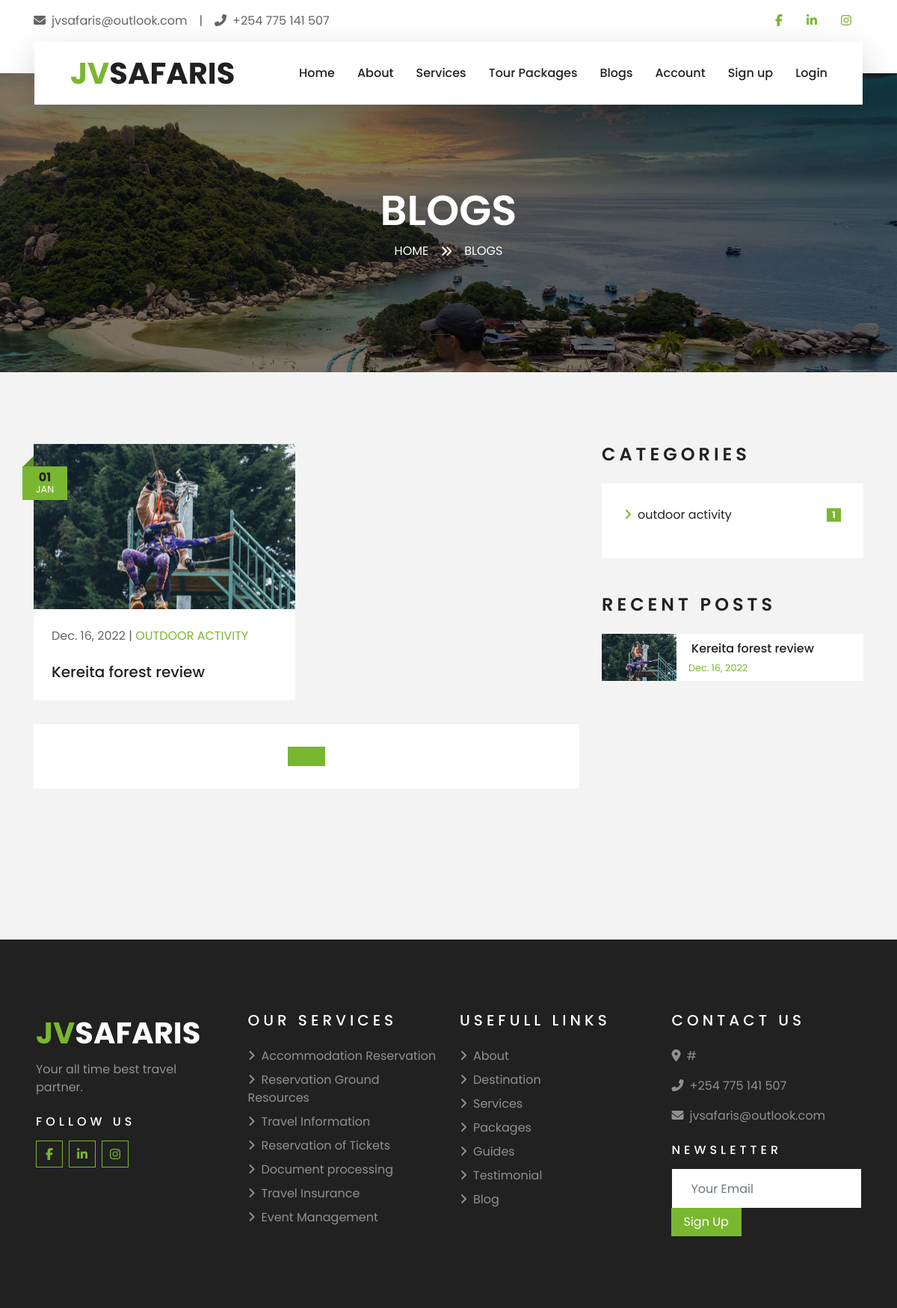
Screenshot of /blogs/blog-categories/3 with the database file from the repository.
### blogs/models.py (models this page shows, shortened)
class Blog(models.Model):
    heading = models.CharField(max_length = 2000)
    image = models.FileField()
    category = models.ForeignKey(BlogCategory,on_delete = models.CASCADE)
    date = models.DateField(auto_now_add=True)
    author = models.ForeignKey(Author,on_delete=models.CASCADE,default=None,null=True)

class BlogCategory(models.Model):
    category = models.CharField(max_length = 499)
    description = models.CharField(max_length = 400)
    def __str__(self):
        return self.category

### blogs/views.py (the view)
# urls.py: path('blog-categories/<category>',views.category,name = 'category'),
def category(request,category):
    c = Paginator(BlogCategory.objects.order_by('id').all(),5)
    categories = c.page(1)
    recent = Paginator(Blog.objects.order_by('id').reverse(),4)
    recent_blogs = recent.page(1)
    cat = BlogCategory.objects.get(pk = category)
    blogs = Blog.objects.filter(category = cat.id).all()
    return render(request,'blogs/blog-home.html',{'blogs':blogs,'categories':categories,'recent_blogs':recent_blogs})

### blogs/templates/blogs/blog-home.html (shortened to what this page needs)
{%extends 'JVSafarisMain/base.html'%}
{%load static%}
{%block pagetitle%}
Blogs
{%endblock%}
{%block subtitle%}
Blogs
{%endblock%}
{%block body%}
  <div class="container-fluid py-5">
    <div class="container py-5">
        <div class="row">
            <div class="col-lg-8">
                <div class="row pb-3">
                    {%for blog in blogs%}
                    <div class="col-md-6 mb-4 pb-2">
                        <div class="blog-item">
                            <div class="position-relative">
                                <a href="{%url 'JVSBlogs:details' blog.id%}">
                                    <img class="img-fluid w-100" src="{{blog.image.url}}" alt="">
                                </a>
                                <div class="blog-date">
                                    <h6 class="font-weight-bold mb-n1">01</h6>
                                    <small class="text-white text-uppercase">Jan</small>
                                </div>
                            </div>
                            <div class="bg-white p-4">
                                <div class="d-flex mb-2">
                                    <p>{{blog.date | date}}</p>
                                    <p> | </p>
                                    <a class="text-primary text-uppercase text-decoration-none" href="">{{blog.category}}</a>
                                </div>
                                <a class="h5 m-0 text-decoration-none" href="{%url 'JVSBlogs:details' blog.id %}">{{blog.heading}}</a>
                            </div>
                        </div>
                    </div>
                    {%endfor%}
                    <div class="col-12">
                        <nav aria-label="Page navigation">
                            <ul class="pagination pagination-lg justify-content-center bg-white mb-0" style="padding: 30px;">
                              <li class="page-item active"><a class="page-link" href="#">{{blogs.number}}</a></li>
                            </ul>
                          </nav>
                    </div>
                </div>
            </div>
            <div class="col-lg-4 mt-5 mt-lg-0">
                  <div class="mb-5">
                    <h4 class="text-uppercase mb-4" style="letter-spacing: 5px;">Categories</h4>
                    <div class="bg-white" style="padding: 30px;">
                        <ul class="list-inline m-0">
                            {%for category in categories%}
                            <li class="mb-3 d-flex justify-content-between align-items-center">
                                <a class="text-dark" href="{%url 'JVSBlogs:category' category.id%}"><i class="fa fa-angle-right text-primary mr-2"></i>{{category.category}}</a>
                                <span class="badge badge-primary badge-pill">{{category.blog_set.count}}</span>
                            </li>
                            {%endfor%}
                        </ul>
                    </div>
                </div>
                <div class="mb-5">
                    <h4 class="text-uppercase mb-4" style="letter-spacing: 5px;">Recent Posts</h4>
                    {%for blog in recent_blogs%}
                    <a class="d-flex align-items-center text-decoration-none bg-white mb-3" href="{%url 'JVSBlogs:details' blog.id%}">
                        <img class="img-fluid" src="{{blog.image.url}}" alt="" style="width: 100px;">
                        <div class="pl-3">
                            <h6 class="m-1">{{blog.heading}}</h6>
                            <small>{{blog.date}}</small>
                        </div>
                    </a>
                    {%endfor%}
                </div>
            </div>
        </div>
    </div>
</div>
{%endblock%}

### rows the page displays
Blog: image (picture), date "Dec. 16, 2022", category "OUTDOOR ACTIVITY", heading "Kereita forest review"
BlogCategory: category "outdoor activity", blog_set.count "1"
